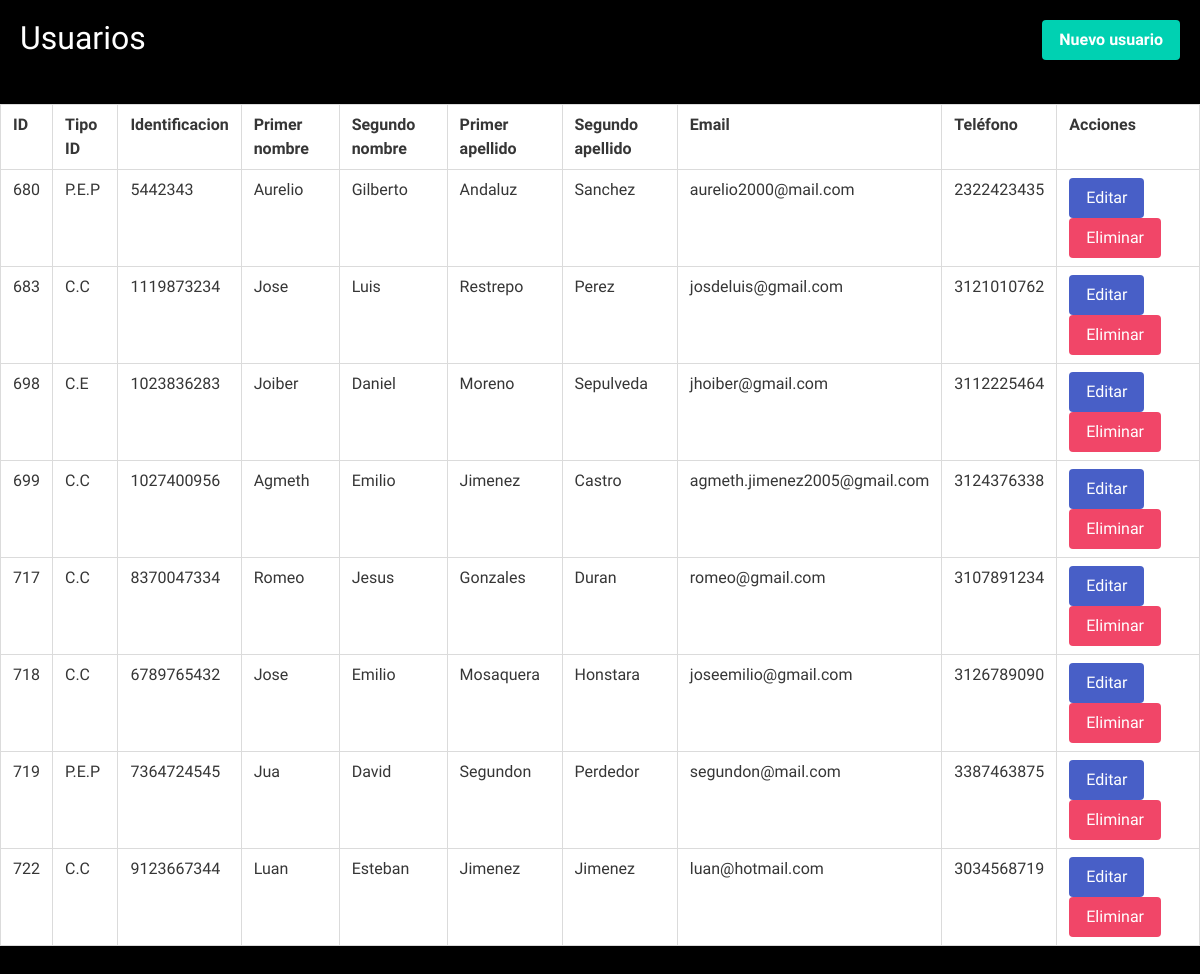
The page /admin/crud_users/crud.php on the database as committed earlier.
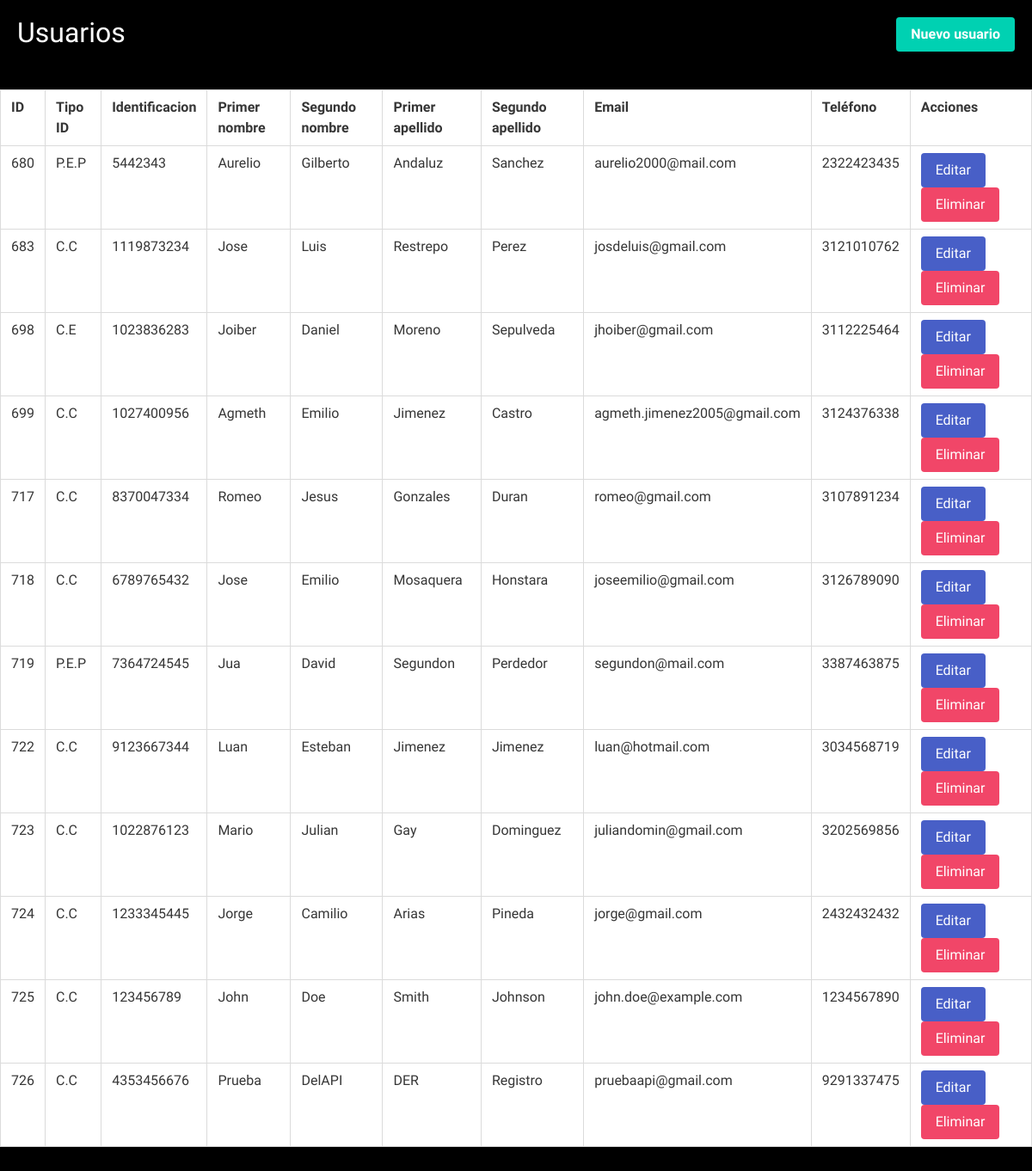
The same page on the database as committed later.
### tables this page shows
CREATE TABLE `usuarios` (
  `id` int NOT NULL,
  `identificacion` varchar(15) NOT NULL,
  `tipoId` int DEFAULT NULL,
  `primerNombre` varchar(30) NOT NULL,
  `segundoNombre` varchar(30) DEFAULT NULL,
  `primerApellido` varchar(30) NOT NULL,
  `segundoApellido` varchar(30) DEFAULT NULL,
  `telefono` varchar(12) DEFAULT NULL,
  `email` varchar(30) NOT NULL,
  `activo` tinyint NOT NULL DEFAULT '1'
);

CREATE TABLE `tiposid` (
  `codId` int NOT NULL,
  `id` varchar(11) NOT NULL
);

### admin/crud_users/crud.php (the view, shortened to what this page needs)
<!DOCTYPE html>
<html lang="en">
<head>
    <link rel="stylesheet" href="https://cdn.jsdelivr.net/npm/bulma@0.9.4/css/bulma.min.css">
    <link rel="stylesheet" href="https://cdn.jsdelivr.net/npm/bulma@0.9.4/css/bulma-rtl.min.css">
    <link rel="stylesheet" href="https://cdnjs.cloudflare.com/ajax/libs/font-awesome/6.4.2/css/all.min.css">
    <link rel="stylesheet" href="./estilos/crud.css">
</head>
<body>
    <div class="title" style="padding: 20px; display: flex; justify-content: space-between; color:white;" >
    <h1>Usuarios</h1>
    <a href="create.php" class="button is-primary">Nuevo usuario</a>
</div>
<div class="tata">
<table class="table is-bordered">
    <thead>
        <tr>
            <th>ID</th>
            <th>Tipo ID</th>
            <th>Identificacion</th>
            <th>Primer nombre</th>
            <th>Segundo nombre</th>
            <th>Primer apellido</th>
            <th>Segundo apellido</th>
            <th>Email</th>
            <th>Teléfono</th>
            <th>Acciones</th>
        </tr>
    </thead>
    <tbody>
        <?php
        $conexion = new mysqli("localhost", "root", "", "mymba", 3306);
        $conexion->set_charset("utf8");
        $sql = "SELECT c.id, tp.id AS tipo_id, c.identificacion, c.primerNombre, c.segundoNombre, c.primerApellido, c.segundoApellido, c.telefono, c.email FROM usuarios AS c LEFT JOIN tiposid AS tp ON tp.codId = c.tipoId";
        $result = $conexion->query($sql);
        if ($result->num_rows > 0) {
            while ($row = $result->fetch_assoc()) {
                echo "<tr>";
                echo "<td>" . $row["id"] . "</td>";
                echo "<td>" . $row["tipo_id"] . "</td>";
                echo "<td>" . $row["identificacion"] . "</td>";
                echo "<td>" . $row["primerNombre"] . "</td>";
                echo "<td>" . $row["segundoNombre"] . "</td>";
                echo "<td>" . $row["primerApellido"] . "</td>";
                echo "<td>" . $row["segundoApellido"] . "</td>";
                echo "<td>" . $row["email"] . "</td>";
                echo "<td>" . $row["telefono"] . "</td>";
                echo '<td><a href="update.php?id='. $row["id"] .'" class="button is-link">Editar</a> <a href="delete.php?id='. $row["id"] .'" class="button is-danger">Eliminar</a></td>';
                echo "</tr>";
            }
        } else {
            echo "<tr><td colspan='10'>No se encontraron usuarios.</td></tr>";
        }
        ?>
    </tbody>
</table>
</div>
</body>
</html>

### admin/crud_users/estilos/crud.css (style rules this page uses)
body { font-family: 'Oxygen', sans-serif; background-color: black; padding: 0; margin: 0; overflow-x: auto; height: 100vh; }
.tata { display: flex; justify-content: center; }

Rows that differ between the two databases and show on the page:
added usuarios: id "723", tipoId "C.C", identificacion "1022876123", primerNombre "Mario", segundoNombre "Julian", primerApellido "Gay", segundoApellido "Dominguez", email "juliandomin@gmail.com", telefono "3202569856"
added usuarios: id "724", tipoId "C.C", identificacion "1233345445", primerNombre "Jorge", segundoNombre "Camilio", primerApellido "Arias", segundoApellido "Pineda", email "jorge@gmail.com", telefono "2432432432"
added usuarios: id "725", tipoId "C.C", identificacion "123456789", primerNombre "John", segundoNombre "Doe", primerApellido "Smith", segundoApellido "Johnson", email "john.doe@example.com", telefono "1234567890"
added usuarios: id "726", tipoId "C.C", identificacion "4353456676", primerNombre "Prueba", segundoNombre "DelAPI", primerApellido "DER", segundoApellido "Registro", email "pruebaapi@gmail.com", telefono "9291337475"
